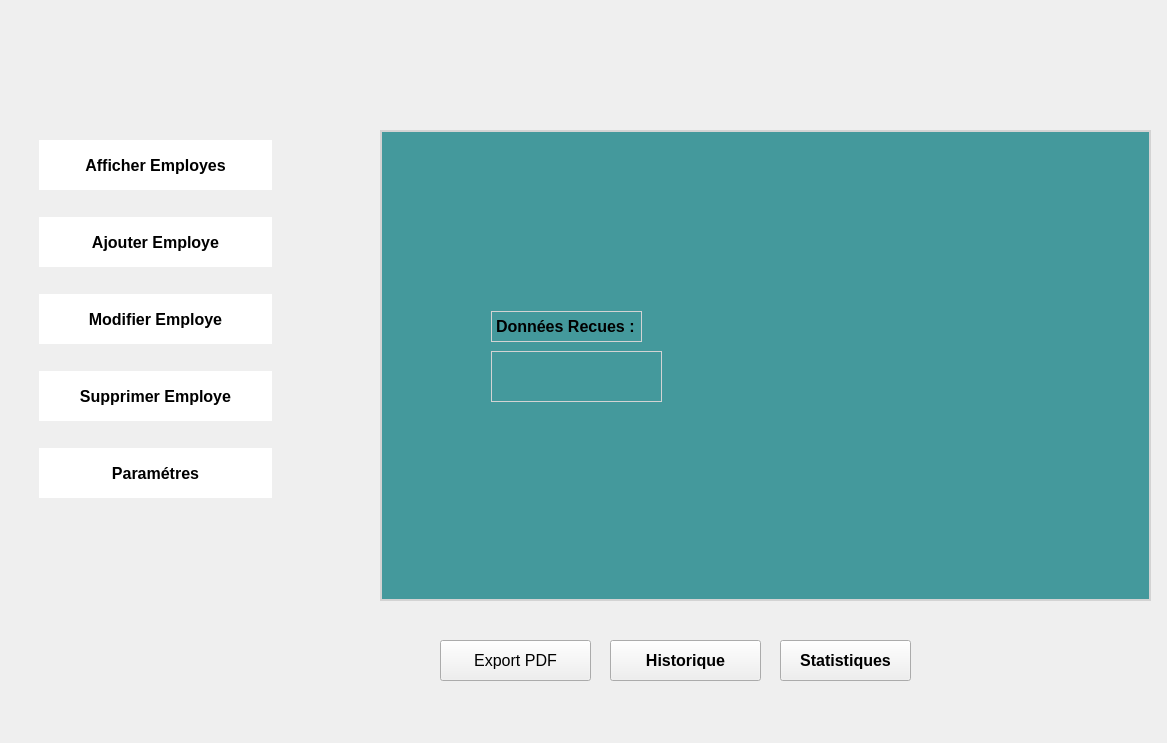
<?xml version="1.0" encoding="UTF-8"?>
<ui version="4.0">
 <class>MainWindow</class>
 <widget class="QMainWindow" name="MainWindow">
  <property name="geometry">
   <rect>
    <x>0</x>
    <y>0</y>
    <width>1167</width>
    <height>743</height>
   </rect>
  </property>
  <property name="windowTitle">
   <string>MainWindow</string>
  </property>
  <property name="styleSheet">
   <string notr="true"/>
  </property>
  <widget class="QWidget" name="centralwidget">
   <property name="styleSheet">
    <string notr="true"/>
   </property>
   <layout class="QGridLayout" name="gridLayout_3">
    <property name="leftMargin">
     <number>0</number>
    </property>
    <property name="topMargin">
     <number>0</number>
    </property>
    <property name="rightMargin">
     <number>0</number>
    </property>
    <property name="bottomMargin">
     <number>0</number>
    </property>
    <item row="0" column="0">
     <widget class="QStackedWidget" name="stackedWidgetprincipale">
      <property name="styleSheet">
       <string notr="true">background-image:none;</string>
      </property>
      <property name="currentIndex">
       <number>0</number>
      </property>
      <widget class="QWidget" name="pageemp">
       <property name="styleSheet">
        <string notr="true">background-image:none;</string>
       </property>
       <widget class="QFrame" name="frame_3">
        <property name="geometry">
         <rect>
          <x>30</x>
          <y>110</y>
          <width>251</width>
          <height>421</height>
         </rect>
        </property>
        <property name="styleSheet">
         <string notr="true">#frame_3 {
    background: transparent;
    border: none;
}
QPushButton {
    background: white;
    border: none;
color:black;
}</string>
        </property>
        <property name="frameShape">
         <enum>QFrame::Shape::StyledPanel</enum>
        </property>
        <property name="frameShadow">
         <enum>QFrame::Shadow::Raised</enum>
        </property>
        <layout class="QVBoxLayout" name="verticalLayout_8">
         <item>
          <widget class="QPushButton" name="bouttonafficheremloyes_2">
           <property name="minimumSize">
            <size>
             <width>0</width>
             <height>50</height>
            </size>
           </property>
           <property name="font">
            <font>
             <pointsize>12</pointsize>
             <bold>true</bold>
            </font>
           </property>
           <property name="text">
            <string>Afficher Employes</string>
           </property>
           <property name="icon">
            <iconset resource="ressources.qrc">
             <normaloff>:/images/headhunting.png</normaloff>:/images/headhunting.png</iconset>
           </property>
          </widget>
         </item>
         <item>
          <widget class="QPushButton" name="bouttonafficherajoutemploye_2">
           <property name="minimumSize">
            <size>
             <width>0</width>
             <height>50</height>
            </size>
           </property>
           <property name="font">
            <font>
             <pointsize>12</pointsize>
             <bold>true</bold>
            </font>
           </property>
           <property name="text">
            <string>Ajouter Employe</string>
           </property>
           <property name="icon">
            <iconset resource="ressources.qrc">
             <normaloff>:/images/add-user.png</normaloff>:/images/add-user.png</iconset>
           </property>
          </widget>
         </item>
         <item>
          <widget class="QPushButton" name="bouttonafficherpagemodifieremploye_2">
           <property name="minimumSize">
            <size>
             <width>0</width>
             <height>50</height>
            </size>
           </property>
           <property name="font">
            <font>
             <pointsize>12</pointsize>
             <bold>true</bold>
            </font>
           </property>
           <property name="text">
            <string>Modifier Employe</string>
           </property>
           <property name="icon">
            <iconset resource="ressources.qrc">
             <normaloff>:/images/edit-button.png</normaloff>:/images/edit-button.png</iconset>
           </property>
          </widget>
         </item>
         <item>
          <widget class="QPushButton" name="bouttonafficherpagesupprimer_2">
           <property name="minimumSize">
            <size>
             <width>0</width>
             <height>50</height>
            </size>
           </property>
           <property name="font">
            <font>
             <pointsize>12</pointsize>
             <bold>true</bold>
            </font>
           </property>
           <property name="text">
            <string>Supprimer Employe</string>
           </property>
           <property name="icon">
            <iconset resource="ressources.qrc">
             <normaloff>:/images/delete.png</normaloff>:/images/delete.png</iconset>
           </property>
          </widget>
         </item>
         <item>
          <widget class="QPushButton" name="pushButton_7">
           <property name="minimumSize">
            <size>
             <width>0</width>
             <height>50</height>
            </size>
           </property>
           <property name="font">
            <font>
             <pointsize>12</pointsize>
             <bold>true</bold>
            </font>
           </property>
           <property name="text">
            <string>Paramétres</string>
           </property>
           <property name="icon">
            <iconset resource="ressources.qrc">
             <normaloff>:/images/setting.png</normaloff>:/images/setting.png</iconset>
           </property>
          </widget>
         </item>
        </layout>
       </widget>
       <widget class="QStackedWidget" name="stackedWidgetemploye">
        <property name="geometry">
         <rect>
          <x>380</x>
          <y>130</y>
          <width>771</width>
          <height>471</height>
         </rect>
        </property>
        <property name="styleSheet">
         <string notr="true">
    background: rgba(68,153,156,255);
    border: 1px solid lightgray;
color : black;

</string>
        </property>
        <property name="currentIndex">
         <number>2</number>
        </property>
        <widget class="QWidget" name="pageafficheremployes_2">
         <layout class="QGridLayout" name="gridLayout_4">
          <item row="1" column="0">
           <widget class="QTableView" name="emptable_2">
            <property name="styleSheet">
             <string notr="true">background-color:white;
color:black;</string>
            </property>
            <attribute name="verticalHeaderVisible">
             <bool>false</bool>
            </attribute>
           </widget>
          </item>
          <item row="0" column="0">
           <widget class="QFrame" name="frame_9">
            <property name="minimumSize">
             <size>
              <width>0</width>
              <height>50</height>
             </size>
            </property>
            <property name="frameShape">
             <enum>QFrame::Shape::StyledPanel</enum>
            </property>
            <property name="frameShadow">
             <enum>QFrame::Shadow::Raised</enum>
            </property>
            <widget class="QLineEdit" name="inputrecherche_2">
             <property name="geometry">
              <rect>
               <x>50</x>
               <y>10</y>
               <width>281</width>
               <height>28</height>
              </rect>
             </property>
            </widget>
            <widget class="QPushButton" name="bouttonrecherche_2">
             <property name="geometry">
              <rect>
               <x>360</x>
               <y>10</y>
               <width>91</width>
               <height>29</height>
              </rect>
             </property>
             <property name="styleSheet">
              <string notr="true">QPushButton::hover{
background-color:rgb(110, 255, 134);
}
QPushButton::pressed{
background-color:rgb(39, 255, 64);
}</string>
             </property>
             <property name="text">
              <string>Recherche</string>
             </property>
            </widget>
            <widget class="QPushButton" name="buttontriparnom_2">
             <property name="geometry">
              <rect>
               <x>470</x>
               <y>10</y>
               <width>121</width>
               <height>29</height>
              </rect>
             </property>
             <property name="styleSheet">
              <string notr="true">QPushButton::hover{
background-color:rgb(110, 255, 134);
}
QPushButton::pressed{
background-color:rgb(39, 255, 64);
}</string>
             </property>
             <property name="text">
              <string>tri par Nom</string>
             </property>
             <property name="icon">
              <iconset resource="ressources.qrc">
               <normaloff>:/images/sorting.png</normaloff>:/images/sorting.png</iconset>
             </property>
            </widget>
           </widget>
          </item>
         </layout>
        </widget>
        <widget class="QWidget" name="pagesupprimer_2">
         <widget class="QPushButton" name="button_supprimer_2">
          <property name="geometry">
           <rect>
            <x>250</x>
            <y>220</y>
            <width>161</width>
            <height>51</height>
           </rect>
          </property>
          <property name="text">
           <string>Supprimer</string>
          </property>
         </widget>
         <widget class="QLineEdit" name="idsupprimer_2">
          <property name="geometry">
           <rect>
            <x>330</x>
            <y>150</y>
            <width>201</width>
            <height>41</height>
           </rect>
          </property>
         </widget>
         <widget class="QLabel" name="label_22">
          <property name="geometry">
           <rect>
            <x>160</x>
            <y>150</y>
            <width>161</width>
            <height>41</height>
           </rect>
          </property>
          <property name="text">
           <string>Id Produit</string>
          </property>
          <property name="alignment">
           <set>Qt::AlignmentFlag::AlignCenter</set>
          </property>
         </widget>
        </widget>
        <widget class="QWidget" name="page_2">
         <widget class="QLabel" name="label_41">
          <property name="geometry">
           <rect>
            <x>110</x>
            <y>180</y>
            <width>151</width>
            <height>31</height>
           </rect>
          </property>
          <property name="font">
           <font>
            <pointsize>12</pointsize>
            <bold>true</bold>
           </font>
          </property>
          <property name="text">
           <string>Données Recues :</string>
          </property>
         </widget>
         <widget class="QTextEdit" name="receiveddata">
          <property name="geometry">
           <rect>
            <x>110</x>
            <y>220</y>
            <width>171</width>
            <height>51</height>
           </rect>
          </property>
         </widget>
        </widget>
        <widget class="QWidget" name="pageajouteremploye_2">
         <widget class="QPushButton" name="bouttonajouter_2">
          <property name="geometry">
           <rect>
            <x>290</x>
            <y>360</y>
            <width>161</width>
            <height>51</height>
           </rect>
          </property>
          <property name="text">
           <string>Ajouter</string>
          </property>
         </widget>
         <widget class="QFrame" name="frame_10">
          <property name="geometry">
           <rect>
            <x>180</x>
            <y>40</y>
            <width>169</width>
            <height>291</height>
           </rect>
          </property>
          <property name="frameShape">
           <enum>QFrame::Shape::StyledPanel</enum>
          </property>
          <property name="frameShadow">
           <enum>QFrame::Shadow::Raised</enum>
          </property>
          <layout class="QVBoxLayout" name="verticalLayout_9">
           <item>
            <widget class="QLabel" name="label_10">
             <property name="text">
              <string>Nom</string>
             </property>
             <property name="alignment">
              <set>Qt::AlignmentFlag::AlignCenter</set>
             </property>
            </widget>
           </item>
           <item>
            <widget class="QLabel" name="label_12">
             <property name="text">
              <string>Prenom</string>
             </property>
             <property name="alignment">
              <set>Qt::AlignmentFlag::AlignCenter</set>
             </property>
            </widget>
           </item>
           <item>
            <widget class="QLabel" name="label_13">
             <property name="text">
              <string>mail</string>
             </property>
             <property name="alignment">
              <set>Qt::AlignmentFlag::AlignCenter</set>
             </property>
            </widget>
           </item>
           <item>
            <widget class="QLabel" name="label_24">
             <property name="text">
              <string>mot de passe</string>
             </property>
             <property name="alignment">
              <set>Qt::AlignmentFlag::AlignCenter</set>
             </property>
            </widget>
           </item>
           <item>
            <widget class="QLabel" name="label_25">
             <property name="text">
              <string>genre</string>
             </property>
             <property name="alignment">
              <set>Qt::AlignmentFlag::AlignCenter</set>
             </property>
            </widget>
           </item>
           <item>
            <widget class="QLabel" name="label_26">
             <property name="text">
              <string>numéro de télèphone</string>
             </property>
             <property name="alignment">
              <set>Qt::AlignmentFlag::AlignCenter</set>
             </property>
            </widget>
           </item>
           <item>
            <widget class="QLabel" name="label_27">
             <property name="text">
              <string>Adresse</string>
             </property>
             <property name="alignment">
              <set>Qt::AlignmentFlag::AlignCenter</set>
             </property>
            </widget>
           </item>
          </layout>
         </widget>
         <widget class="QFrame" name="frame_11">
          <property name="geometry">
           <rect>
            <x>380</x>
            <y>40</y>
            <width>221</width>
            <height>291</height>
           </rect>
          </property>
          <property name="frameShape">
           <enum>QFrame::Shape::StyledPanel</enum>
          </property>
          <property name="frameShadow">
           <enum>QFrame::Shadow::Raised</enum>
          </property>
          <layout class="QVBoxLayout" name="verticalLayout_10">
           <item>
            <widget class="QLineEdit" name="ajouternom_2"/>
           </item>
           <item>
            <widget class="QLineEdit" name="ajouterprenom_2"/>
           </item>
           <item>
            <widget class="QLineEdit" name="ajoutermail_2"/>
           </item>
           <item>
            <widget class="QLineEdit" name="ajoutermotdepasse_2"/>
           </item>
           <item>
            <widget class="QComboBox" name="combogenre_3">
             <item>
              <property name="text">
               <string>male</string>
              </property>
             </item>
             <item>
              <property name="text">
               <string>female</string>
              </property>
             </item>
            </widget>
           </item>
           <item>
            <widget class="QLineEdit" name="ajouternumtel_2"/>
           </item>
           <item>
            <widget class="QLineEdit" name="ajouteradresse_2"/>
           </item>
          </layout>
         </widget>
        </widget>
        <widget class="QWidget" name="pagemodifieremloye_2">
         <widget class="QFrame" name="frame_12">
          <property name="geometry">
           <rect>
            <x>540</x>
            <y>40</y>
            <width>211</width>
            <height>341</height>
           </rect>
          </property>
          <property name="frameShape">
           <enum>QFrame::Shape::StyledPanel</enum>
          </property>
          <property name="frameShadow">
           <enum>QFrame::Shadow::Raised</enum>
          </property>
          <layout class="QVBoxLayout" name="verticalLayout_11">
           <item>
            <widget class="QLineEdit" name="ajouternom_4"/>
           </item>
           <item>
            <widget class="QLineEdit" name="ajouterprenom_4"/>
           </item>
           <item>
            <widget class="QLineEdit" name="ajoutermail_4"/>
           </item>
           <item>
            <widget class="QComboBox" name="combogenre_4">
             <item>
              <property name="text">
               <string>male</string>
              </property>
             </item>
             <item>
              <property name="text">
               <string>female</string>
              </property>
             </item>
            </widget>
           </item>
           <item>
            <widget class="QLineEdit" name="ajoutermotdepasse_4"/>
           </item>
           <item>
            <widget class="QLineEdit" name="ajouternumtel_4"/>
           </item>
           <item>
            <widget class="QLineEdit" name="ajouteradresse_4"/>
           </item>
          </layout>
         </widget>
         <widget class="QPushButton" name="bouttonconfirmermodif_2">
          <property name="geometry">
           <rect>
            <x>440</x>
            <y>390</y>
            <width>161</width>
            <height>51</height>
           </rect>
          </property>
          <property name="text">
           <string>Modifier</string>
          </property>
         </widget>
         <widget class="QFrame" name="frame_13">
          <property name="geometry">
           <rect>
            <x>350</x>
            <y>40</y>
            <width>169</width>
            <height>341</height>
           </rect>
          </property>
          <property name="frameShape">
           <enum>QFrame::Shape::StyledPanel</enum>
          </property>
          <property name="frameShadow">
           <enum>QFrame::Shadow::Raised</enum>
          </property>
          <layout class="QVBoxLayout" name="verticalLayout_12">
           <item>
            <widget class="QLabel" name="label_28">
             <property name="text">
              <string>Nom</string>
             </property>
             <property name="alignment">
              <set>Qt::AlignmentFlag::AlignCenter</set>
             </property>
            </widget>
           </item>
           <item>
            <widget class="QLabel" name="label_29">
             <property name="text">
              <string>Prenom</string>
             </property>
             <property name="alignment">
              <set>Qt::AlignmentFlag::AlignCenter</set>
             </property>
            </widget>
           </item>
           <item>
            <widget class="QLabel" name="label_30">
             <property name="text">
              <string>mail</string>
             </property>
             <property name="alignment">
              <set>Qt::AlignmentFlag::AlignCenter</set>
             </property>
            </widget>
           </item>
           <item>
            <widget class="QLabel" name="label_31">
             <property name="text">
              <string>genre</string>
             </property>
             <property name="alignment">
              <set>Qt::AlignmentFlag::AlignCenter</set>
             </property>
            </widget>
           </item>
           <item>
            <widget class="QLabel" name="label_32">
             <property name="text">
              <string>mot de passe</string>
             </property>
             <property name="alignment">
              <set>Qt::AlignmentFlag::AlignCenter</set>
             </property>
            </widget>
           </item>
           <item>
            <widget class="QLabel" name="label_33">
             <property name="text">
              <string>numéro de télèphone</string>
             </property>
             <property name="alignment">
              <set>Qt::AlignmentFlag::AlignCenter</set>
             </property>
            </widget>
           </item>
           <item>
            <widget class="QLabel" name="label_34">
             <property name="text">
              <string>Adresse</string>
             </property>
             <property name="alignment">
              <set>Qt::AlignmentFlag::AlignCenter</set>
             </property>
            </widget>
           </item>
          </layout>
         </widget>
         <widget class="QLineEdit" name="idemployemodif_2">
          <property name="geometry">
           <rect>
            <x>120</x>
            <y>40</y>
            <width>91</width>
            <height>31</height>
           </rect>
          </property>
         </widget>
         <widget class="QPushButton" name="bouttonconfirmeidmodif">
          <property name="geometry">
           <rect>
            <x>220</x>
            <y>40</y>
            <width>101</width>
            <height>31</height>
           </rect>
          </property>
          <property name="text">
           <string>confirmer</string>
          </property>
         </widget>
         <widget class="QLabel" name="label_35">
          <property name="geometry">
           <rect>
            <x>10</x>
            <y>40</y>
            <width>101</width>
            <height>31</height>
           </rect>
          </property>
          <property name="text">
           <string>Id Produit</string>
          </property>
          <property name="alignment">
           <set>Qt::AlignmentFlag::AlignCenter</set>
          </property>
         </widget>
        </widget>
        <widget class="QWidget" name="page_4">
         <layout class="QGridLayout" name="gridLayout_5">
          <item row="0" column="0">
           <widget class="QTextEdit" name="textHistorique_2"/>
          </item>
         </layout>
        </widget>
        <widget class="QWidget" name="pagestatistiques_2"/>
       </widget>
       <widget class="QLabel" name="label_40">
        <property name="geometry">
         <rect>
          <x>0</x>
          <y>0</y>
          <width>1171</width>
          <height>751</height>
         </rect>
        </property>
        <property name="styleSheet">
         <string notr="true"/>
        </property>
        <property name="text">
         <string/>
        </property>
        <property name="pixmap">
         <pixmap resource="ressources.qrc">:/images/bg.jpeg</pixmap>
        </property>
        <property name="scaledContents">
         <bool>true</bool>
        </property>
       </widget>
       <widget class="QPushButton" name="bouttonexportpdf">
        <property name="geometry">
         <rect>
          <x>440</x>
          <y>640</y>
          <width>151</width>
          <height>41</height>
         </rect>
        </property>
        <property name="font">
         <font>
          <pointsize>12</pointsize>
         </font>
        </property>
        <property name="text">
         <string>Export PDF</string>
        </property>
        <property name="icon">
         <iconset resource="ressources.qrc">
          <normaloff>:/images/pdf.png</normaloff>:/images/pdf.png</iconset>
        </property>
       </widget>
       <widget class="QPushButton" name="bouttonformlogin">
        <property name="geometry">
         <rect>
          <x>1030</x>
          <y>20</y>
          <width>101</width>
          <height>81</height>
         </rect>
        </property>
        <property name="cursor">
         <cursorShape>PointingHandCursor</cursorShape>
        </property>
        <property name="styleSheet">
         <string notr="true"> QPushButton {
        background-color: transparent;
        border: 2px solid transparent;
        padding: 10px;
        font-size: 16px;
    }
    QPushButton:hover {
        border: 2px solid rgba(0, 0, 0, 0.3); 
    }
    QPushButton:pressed {
        transform: translate(5px, 5px);
        border: 2px solid rgba(0, 0, 0, 0.1); 
    }</string>
        </property>
        <property name="text">
         <string/>
        </property>
        <property name="icon">
         <iconset resource="ressources.qrc">
          <normaloff>:/images/homepageicon.png</normaloff>:/images/homepageicon.png</iconset>
        </property>
        <property name="iconSize">
         <size>
          <width>70</width>
          <height>70</height>
         </size>
        </property>
       </widget>
       <widget class="QPushButton" name="pushButton">
        <property name="geometry">
         <rect>
          <x>780</x>
          <y>640</y>
          <width>131</width>
          <height>41</height>
         </rect>
        </property>
        <property name="font">
         <font>
          <pointsize>12</pointsize>
          <bold>true</bold>
         </font>
        </property>
        <property name="text">
         <string>Statistiques</string>
        </property>
       </widget>
       <widget class="QPushButton" name="pushButton_2">
        <property name="geometry">
         <rect>
          <x>610</x>
          <y>640</y>
          <width>151</width>
          <height>41</height>
         </rect>
        </property>
        <property name="font">
         <font>
          <pointsize>12</pointsize>
          <bold>true</bold>
         </font>
        </property>
        <property name="text">
         <string>Historique</string>
        </property>
       </widget>
       <zorder>label_40</zorder>
       <zorder>frame_3</zorder>
       <zorder>stackedWidgetemploye</zorder>
       <zorder>bouttonexportpdf</zorder>
       <zorder>bouttonformlogin</zorder>
       <zorder>pushButton</zorder>
       <zorder>pushButton_2</zorder>
      </widget>
      <widget class="QWidget" name="pageconnection">
       <property name="styleSheet">
        <string notr="true">
background-image:none;</string>
       </property>
       <widget class="QPushButton" name="bouttonconnection">
        <property name="geometry">
         <rect>
          <x>490</x>
          <y>450</y>
          <width>141</width>
          <height>45</height>
         </rect>
        </property>
        <property name="font">
         <font>
          <bold>true</bold>
         </font>
        </property>
        <property name="styleSheet">
         <string notr="true"> QPushButton {
        padding: 10px;
        font-size: 16px;
        border: 2px solid rgb(130, 234, 255); 
        transition: background-color 0.2s ease, color 0.2s ease;
		border-radius:25px;rgb(176, 176, 176)
    }
    QPushButton:hover {
        background-color: lightblue;
        border: 2px solid rgba(0, 0, 0, 0.2);
    }
    QPushButton:pressed {
        background-color: #add8e6;
        border: 2px solid rgba(0, 0, 0, 0.3); 
    }</string>
        </property>
        <property name="text">
         <string>Se Connecter</string>
        </property>
       </widget>
       <widget class="QFrame" name="frame_15">
        <property name="geometry">
         <rect>
          <x>564</x>
          <y>300</y>
          <width>231</width>
          <height>119</height>
         </rect>
        </property>
        <property name="styleSheet">
         <string notr="true">background:lightgrayrgb(244, 253, 255);
border:none;</string>
        </property>
        <property name="frameShape">
         <enum>QFrame::Shape::StyledPanel</enum>
        </property>
        <property name="frameShadow">
         <enum>QFrame::Shadow::Raised</enum>
        </property>
        <layout class="QVBoxLayout" name="verticalLayout_14">
         <item>
          <widget class="QLineEdit" name="inputloginform_2">
           <property name="minimumSize">
            <size>
             <width>0</width>
             <height>45</height>
            </size>
           </property>
           <property name="styleSheet">
            <string notr="true">padding:10px;
</string>
           </property>
          </widget>
         </item>
         <item>
          <widget class="QLineEdit" name="inputloginmotdepasse_2">
           <property name="minimumSize">
            <size>
             <width>0</width>
             <height>45</height>
            </size>
           </property>
           <property name="styleSheet">
            <string notr="true">padding:10px;</string>
           </property>
          </widget>
         </item>
        </layout>
       </widget>
       <widget class="QFrame" name="frame_14">
        <property name="geometry">
         <rect>
          <x>330</x>
          <y>300</y>
          <width>231</width>
          <height>121</height>
         </rect>
        </property>
        <property name="styleSheet">
         <string notr="true">background:lightgrayrgb(244, 253, 255);
border:none;</string>
        </property>
        <property name="frameShape">
         <enum>QFrame::Shape::StyledPanel</enum>
        </property>
        <property name="frameShadow">
         <enum>QFrame::Shadow::Raised</enum>
        </property>
        <layout class="QVBoxLayout" name="verticalLayout_13">
         <item>
          <widget class="QLabel" name="label_36">
           <property name="styleSheet">
            <string notr="true">font: 700 12pt &quot;Segoe UI&quot;;
background-color:whitesmoke;
border-radius:25px;
border: 2px solid rgb(130, 234, 255); </string>
           </property>
           <property name="text">
            <string>Email / Username</string>
           </property>
           <property name="alignment">
            <set>Qt::AlignmentFlag::AlignCenter</set>
           </property>
          </widget>
         </item>
         <item>
          <widget class="QLabel" name="label_37">
           <property name="styleSheet">
            <string notr="true">font: 700 12pt &quot;Segoe UI&quot;;
background-color:whitesmoke;
   border: 2px solid rgb(130, 234, 255); 
border-radius:25px;</string>
           </property>
           <property name="text">
            <string>Mot de passe</string>
           </property>
           <property name="alignment">
            <set>Qt::AlignmentFlag::AlignCenter</set>
           </property>
          </widget>
         </item>
        </layout>
       </widget>
       <widget class="QLabel" name="label_38">
        <property name="geometry">
         <rect>
          <x>0</x>
          <y>0</y>
          <width>1171</width>
          <height>751</height>
         </rect>
        </property>
        <property name="styleSheet">
         <string notr="true">
background-image:url(/images/backgroundacceuil.png);</string>
        </property>
        <property name="text">
         <string/>
        </property>
        <property name="pixmap">
         <pixmap resource="ressources.qrc">:/images/bg.jpeg</pixmap>
        </property>
        <property name="scaledContents">
         <bool>true</bool>
        </property>
       </widget>
       <zorder>label_38</zorder>
       <zorder>frame_15</zorder>
       <zorder>frame_14</zorder>
       <zorder>bouttonconnection</zorder>
      </widget>
      <widget class="QWidget" name="pagehomepage">
       <property name="styleSheet">
        <string notr="true"/>
       </property>
       <widget class="QFrame" name="frame_16">
        <property name="geometry">
         <rect>
          <x>799</x>
          <y>190</y>
          <width>291</width>
          <height>431</height>
         </rect>
        </property>
        <property name="frameShape">
         <enum>QFrame::Shape::StyledPanel</enum>
        </property>
        <property name="frameShadow">
         <enum>QFrame::Shadow::Raised</enum>
        </property>
        <layout class="QVBoxLayout" name="verticalLayout_15">
         <item>
          <widget class="QPushButton" name="bouttonaffichergestionemp">
           <property name="minimumSize">
            <size>
             <width>0</width>
             <height>40</height>
            </size>
           </property>
           <property name="font">
            <font>
             <pointsize>12</pointsize>
             <bold>true</bold>
            </font>
           </property>
           <property name="styleSheet">
            <string notr="true"> QPushButton {
        padding: 10px;
        font-size: 16px;
        border: 2px solid rgb(130, 234, 255); 
        transition: background-color 0.2s ease, color 0.2s ease;
		border-radius:25px;rgb(176, 176, 176)
    }
    QPushButton:hover {
        background-color: lightblue;
        border: 2px solid rgba(0, 0, 0, 0.2);
    }
    QPushButton:pressed {
background-color:rgba(3,75,88,255);
        border: 2px solid rgba(0, 0, 0, 0.3); 
    }</string>
           </property>
           <property name="text">
            <string>Employe</string>
           </property>
           <property name="iconSize">
            <size>
             <width>20</width>
             <height>20</height>
            </size>
           </property>
          </widget>
         </item>
         <item>
          <widget class="QPushButton" name="pushButton_4">
           <property name="minimumSize">
            <size>
             <width>0</width>
             <height>40</height>
            </size>
           </property>
           <property name="styleSheet">
            <string notr="true"> QPushButton {
        padding: 10px;
        font-size: 16px;
        border: 2px solid rgb(130, 234, 255); 
        transition: background-color 0.2s ease, color 0.2s ease;
		border-radius:25px;rgb(176, 176, 176)
    }
    QPushButton:hover {
        background-color: lightblue;
        border: 2px solid rgba(0, 0, 0, 0.2);
    }
    QPushButton:pressed {
background-color:rgba(3,75,88,255);
        border: 2px solid rgba(0, 0, 0, 0.3); 
    }</string>
           </property>
           <property name="text">
            <string>Equipement</string>
           </property>
          </widget>
         </item>
         <item>
          <widget class="QPushButton" name="pushButton_5">
           <property name="minimumSize">
            <size>
             <width>0</width>
             <height>40</height>
            </size>
           </property>
           <property name="text">
            <string>AAA</string>
           </property>
          </widget>
         </item>
         <item>
          <widget class="QPushButton" name="pushButton_8">
           <property name="minimumSize">
            <size>
             <width>0</width>
             <height>40</height>
            </size>
           </property>
           <property name="styleSheet">
            <string notr="true"> QPushButton {
        padding: 10px;
        font-size: 16px;
        border: 2px solid rgb(130, 234, 255); 
        transition: background-color 0.2s ease, color 0.2s ease;
		border-radius:25px;rgb(176, 176, 176)
    }
    QPushButton:hover {
        background-color: lightblue;
        border: 2px solid rgba(0, 0, 0, 0.2);
    }
    QPushButton:pressed {
background-color:rgba(3,75,88,255);
        border: 2px solid rgba(0, 0, 0, 0.3); 
    }</string>
           </property>
           <property name="text">
            <string>BBB</string>
           </property>
          </widget>
         </item>
         <item>
          <widget class="QPushButton" name="pushButton_9">
           <property name="minimumSize">
            <size>
             <width>0</width>
             <height>40</height>
            </size>
           </property>
           <property name="styleSheet">
            <string notr="true"> QPushButton {
        padding: 10px;
        font-size: 16px;
        border: 2px solid rgb(130, 234, 255); 
        transition: background-color 0.2s ease, color 0.2s ease;
		border-radius:25px;rgb(176, 176, 176)
    }
    QPushButton:hover {
        background-color: lightblue;
        border: 2px solid rgba(0, 0, 0, 0.2);
    }
    QPushButton:pressed {
background-color:rgba(3,75,88,255);
        border: 2px solid rgba(0, 0, 0, 0.3); 
    }</string>
           </property>
           <property name="text">
            <string>CCC</string>
           </property>
          </widget>
         </item>
        </layout>
       </widget>
       <widget class="QLabel" name="label_39">
        <property name="geometry">
         <rect>
          <x>0</x>
          <y>0</y>
          <width>1171</width>
          <height>751</height>
         </rect>
        </property>
        <property name="text">
         <string/>
        </property>
        <property name="pixmap">
         <pixmap resource="ressources.qrc">:/images/backgroundacceuil.png</pixmap>
        </property>
        <property name="scaledContents">
         <bool>true</bool>
        </property>
       </widget>
       <zorder>label_39</zorder>
       <zorder>frame_16</zorder>
      </widget>
     </widget>
    </item>
   </layout>
  </widget>
 </widget>
 <resources>
  <include location="ressources.qrc"/>
 </resources>
 <connections/>
</ui>
